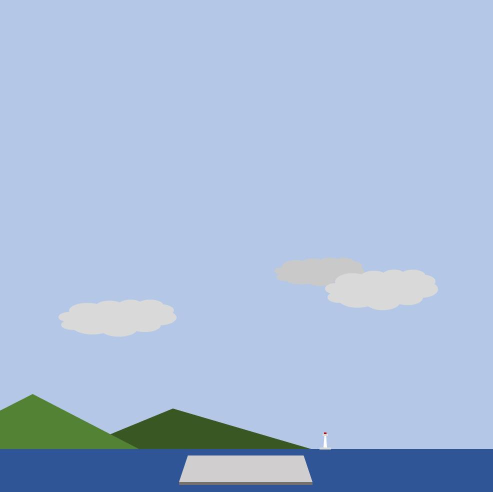
#> input picture algorithm/PID/landing.jpg, 985 x 983 px (shown at 1/2 size)
$ python examination.py
#> lines starting #> are read from the running program, lines starting #| are printed output that depends on the picture
### algorithm/RL/tvc-fins/utils.py
import numpy as np
import cv2

################ Some helper functions... ####################

# [10 lines left out: function moving_avg, not called in this run]


def load_bg_img(path_to_img, w, h):
#> called with path_to_img = 'landing.jpg', w = 768, h = 768
    bg_img = cv2.imread(path_to_img, cv2.IMREAD_COLOR)
#> bg_img is the input picture: shape (983, 985, 3); mean B, G, R 217.3, 188.1, 168.1
    bg_img = cv2.cvtColor(bg_img, cv2.COLOR_BGR2RGB)
    bg_img = cv2.resize(bg_img, (w, h))
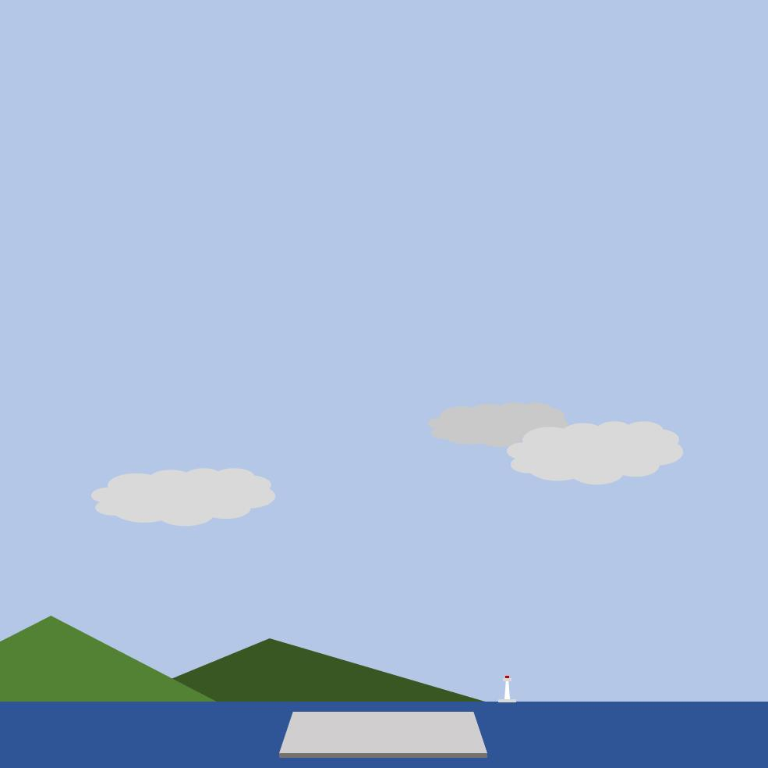
#> bg_img: shape (768, 768, 3); mean R, G, B 168, 188.1, 217.3
    return bg_img


def create_circle_poly(center, radius, N=50):
    pts = []
    for i in range(N):
        x = center[0] + radius*np.cos(i/N*2*np.pi)
        y = center[1] + radius*np.sin(i/N*2*np.pi)
        pts.append([x, y])
    return pts


def create_ellipse_poly(center, rx, ry, N=50):
    pts = create_circle_poly(center, radius=1.0, N=N)
    for pt in pts:
        pt[0] = pt[0] * rx
        pt[1] = pt[1] * ry
    return pts


def create_rectangle_poly(center, w, h):
    x0, y0 = center
    pts = [[x0-w/2, y0+h/2], [x0+w/2, y0+h/2], [x0+w/2, y0-h/2], [x0-w/2, y0-h/2]]
    return pts


def create_grid_fin_R(delta, w, h):
    a, b = 10, 1
    pts = [[w/2, h/2],[w/2 - b*np.sin(delta), h/2 + b*np.cos(delta)],[w/2 + a*np.cos(delta), h/2 + a*np.sin(delta)],
            [w/2 - b*np.sin(delta) + a*np.cos(delta), h/2 + b*np.cos(delta) + a*np.sin(delta)]]
    return pts

def create_grid_fin_L(delta, w, h):
    a, b = 10, 1
    pts = [[-w/2, h/2],[-(w/2 - b*np.sin(delta)), h/2 + b*np.cos(delta)],[-(w/2 + a*np.cos(delta)), h/2 - a*np.sin(delta)],
            [-(w/2 - b*np.sin(delta) + a*np.cos(delta)), h/2 + b*np.cos(delta) - a*np.sin(delta)]]
    return pts


################ Let's do some math... ####################

def scale_matrix(sx=1.0, sy=1.0, sz=1.0):

    ScaleMatrix = np.eye(4)
    ScaleMatrix[0, 0] = sx  # scale on x
    ScaleMatrix[1, 1] = sy  # scale on y
    ScaleMatrix[2, 2] = sz  # scale on z

    return ScaleMatrix

def rotation_matrix(rx=0., ry=0., rz=0.):

    # input should be radians (e.g., 0, pi/2, pi)

    Rx = np.eye(4)
    Rx[1, 1] = np.cos(rx)
    Rx[1, 2] = -np.sin(rx)
    Rx[2, 1] = np.sin(rx)
    Rx[2, 2] = np.cos(rx)

    Ry = np.eye(4)
    Ry[0, 0] = np.cos(ry)
    Ry[0, 2] = np.sin(ry)
    Ry[2, 0] = -np.sin(ry)
    Ry[2, 2] = np.cos(ry)

    Rz = np.eye(4)
    Rz[0, 0] = np.cos(rz)
    Rz[0, 1] = -np.sin(rz)
    Rz[1, 0] = np.sin(rz)
    Rz[1, 1] = np.cos(rz)

    # RZ * RY * RX
    RotationMatrix = np.asmatrix(Rz) * np.asmatrix(Ry) * np.asmatrix(Rx)

    return np.array(RotationMatrix)


def translation_matrix(tx=0., ty=0., tz=0.):

    TranslationMatrix = np.eye(4)
    TranslationMatrix[0, -1] = tx
    TranslationMatrix[1, -1] = ty
    TranslationMatrix[2, -1] = tz

    return TranslationMatrix


def create_pose_matrix(tx=0., ty=0., tz=0.,
                       rx=0., ry=0., rz=0.,
                       sx=1.0, sy=1.0, sz=1.0,
                       base_correction=np.eye(4)):

    # Scale matrix
    ScaleMatrix = scale_matrix(sx, sy, sz)

    # Rotation matrix
    RotationMatrix = rotation_matrix(rx, ry, rz)

    # Translation matrix
    TranslationMatrix = translation_matrix(tx, ty, tz)

    # TranslationMatrix * RotationMatrix * ScaleMatrix
    PoseMatrix = np.asmatrix(TranslationMatrix) \
                 * np.asmatrix(RotationMatrix) \
                 * np.asmatrix(ScaleMatrix) \
                 * np.asmatrix(base_correction)

    return np.array(PoseMatrix)

### algorithm/PID/rocket_pid_RL.py
import numpy as np
import random
import cv2
import utils
from pid_controller_fins import PIDController

class RocketScenario:
    def __init__(self):
        # 种子值映射：描述, 初始位置(x, y), 初始速度(vx, vy), 初始姿态(theta, vtheta), 风速(wind_v)
        self.SCENARIOS = {
            1: {"name": "Center point",
                "x": (-100, 100), "y": (480, 520), "vx": (-5, 5), "vy": (-130, -120), "theta": (-45, 45), "wind": (-5, 5)},
            2: {"name": "Left offset",
                "x": (-150, -100), "y": (480, 520), "vx": (5, 10), "vy": (-130, -120), "theta": (-45, 45), "wind": (-5, 5)},
            3: {"name": "Right offset",
                "x": (100, 150), "y": (480, 520), "vx": (-10, -5), "vy": (-130, -120), "theta": (-45, 45), "wind": (-5, 5)},
            4: {"name": "Strong crosswind",
                "x": (-100, 100), "y": (480, 520), "vx": (-5, 5), "vy": (-130, -120), "theta": (-45, 45), "wind": ((-10, -5),(5,10))},
            5: {"name": "High-speed descent",
                "x": (-100, 100), "y": (480, 520), "vx": (-5, 5), "vy": (-140, -130), "theta": (-45, 45), "wind": (-5, 5)},
            6: {"name": "Large angle tilt",
                "x": (-90), "y": (480, 520), "vx": (-5, 5), "vy": (-130, -120), "theta": (-60), "wind": (-5, 5)},
            7: {"name": "Extreme conditions",
                "x": (-200, 200), "y": (400, 450), "vx": (-15, 15), "vy": (-140, -130), "theta": (-90, 90), "wind": ((-15, -10),(10, 15))},
        }

    def get_config(self, seed):
        # 如果 seed 不在 1-7，则随机选一个
        scenario = self.SCENARIOS.get(seed, self.SCENARIOS[random.randint(1, 7)])
        return scenario

class Rocket(object):
    """
    Rocekt and environment.
    The rocket is simplified into a rigid body model with a thin rod,
    considering acceleration and angular acceleration and air resistance
    proportional to velocity.

    There are two tasks: hover and landing
    Their reward functions are straight forward and simple.

    For the hover tasks: the step-reward is given based on two factors
    1) the distance between the rocket and the predefined target point
    2) the angle of the rocket body (the rocket should stay as upright as possible)

    For the landing task: the step-reward is given based on three factors:
    1) the distance between the rocket and the predefined landing point.
    2) the angle of the rocket body (the rocket should stay as upright as possible)
    3) Speed and angle at the moment of contact with the ground, when the touching-speed
    are smaller than a safe threshold and the angle is close to 90 degrees (upright),
    we see it as a successful landing.

    """

    def __init__(self, max_steps, task='landing', rocket_type='falcon',
                 viewport_h=768, path_to_bg_img=None):

        self.task = task
        self.rocket_type = rocket_type

        self.atheta = 0  # angular acceleration

        self.max_fuel = 395700.0
        self.fuel = 395700.0
        self.m_true = 410000.0
        self.m_simu = 500.0
        self.Isp = 282.0
        self.ax = 0.0
        self.debug = 0

        self.g = 9.8
        self.H = 50  # rocket height (meters)
        self.I = 1/12*self.H*self.H*self.m_simu  # Moment of inertia
        self.fin_area = 2.2
        self.dt = 1/60

        self.world_x_min = -300  # meters
        self.world_x_max = 300
        self.world_y_min = -30
        self.world_y_max = 570

        self.Scenarios = RocketScenario()
        self.wind_v = 0
        self.wind_strength = 0

        self.landing_x = np.nan
        self.settling_time = 0
        self.adjust_time = 0

        self.rho_air = 1.15
        self.q_ref = 1400.0
        self.base_wind = 0
        # target point
        if self.task == 'hover':
            self.target_x, self.target_y, self.target_r = 0, 200, 50
        elif self.task == 'landing':
            self.target_x, self.target_y, self.target_r = 0, self.H/2.0, 50

        self.already_landing = False
        self.already_crash = False
        self.max_steps = max_steps

        # viewport height x width (pixels)
        self.viewport_h = int(viewport_h)
        self.viewport_w = int(viewport_h * (self.world_x_max-self.world_x_min) \
                          / (self.world_y_max - self.world_y_min))
        self.step_id = 0

        self.state = self.create_random_state()
        self.action_table = self.create_action_table()

        self.state_dims = 10
        self.action_dims = len(self.action_table)
        self.env_params = {'rho': self.m_simu / (125/(self.g/2.0))**0.5, 'q': 0, 'fin_area': self.fin_area, 'H': self.H, 'W': self.H/10, 'I': self.I, 'count': 0, 'm': self.m_simu, 'g': self.g, 'wind_v': self.wind_v}
        self.pid_controller = PIDController()

        if path_to_bg_img is None:
            path_to_bg_img = 'landing.jpg'
        self.bg_img = utils.load_bg_img(path_to_bg_img, w=self.viewport_w, h=self.viewport_h)

        self.action_ranges = [(-15/180*np.pi, 15/180*np.pi), (-10/180*np.pi, 10/180*np.pi)]

        self.state_buffer = []
        self.q_history = []
        self.phi_history = []
        self.cl_history = []
        self.ay = []
        self.aoa = []
        self.torque_fins = []
        self.ft = []
        self.fr = []
        self.fl = []
        self.v_body_x = []
        self.fd = []


    def reset(self, state_dict=None, seed=None):

        if state_dict and seed is None:
            self.state = self.create_random_state()
        else:
            # 随机种子需要任意传入一个非空的state_dict，同时seed保持为None
            current_seed = seed if seed is not None else random.randint(1, 7)
            scenario = self.Scenarios.get_config(current_seed)
#> (the rest of the program and of its run is left out)
